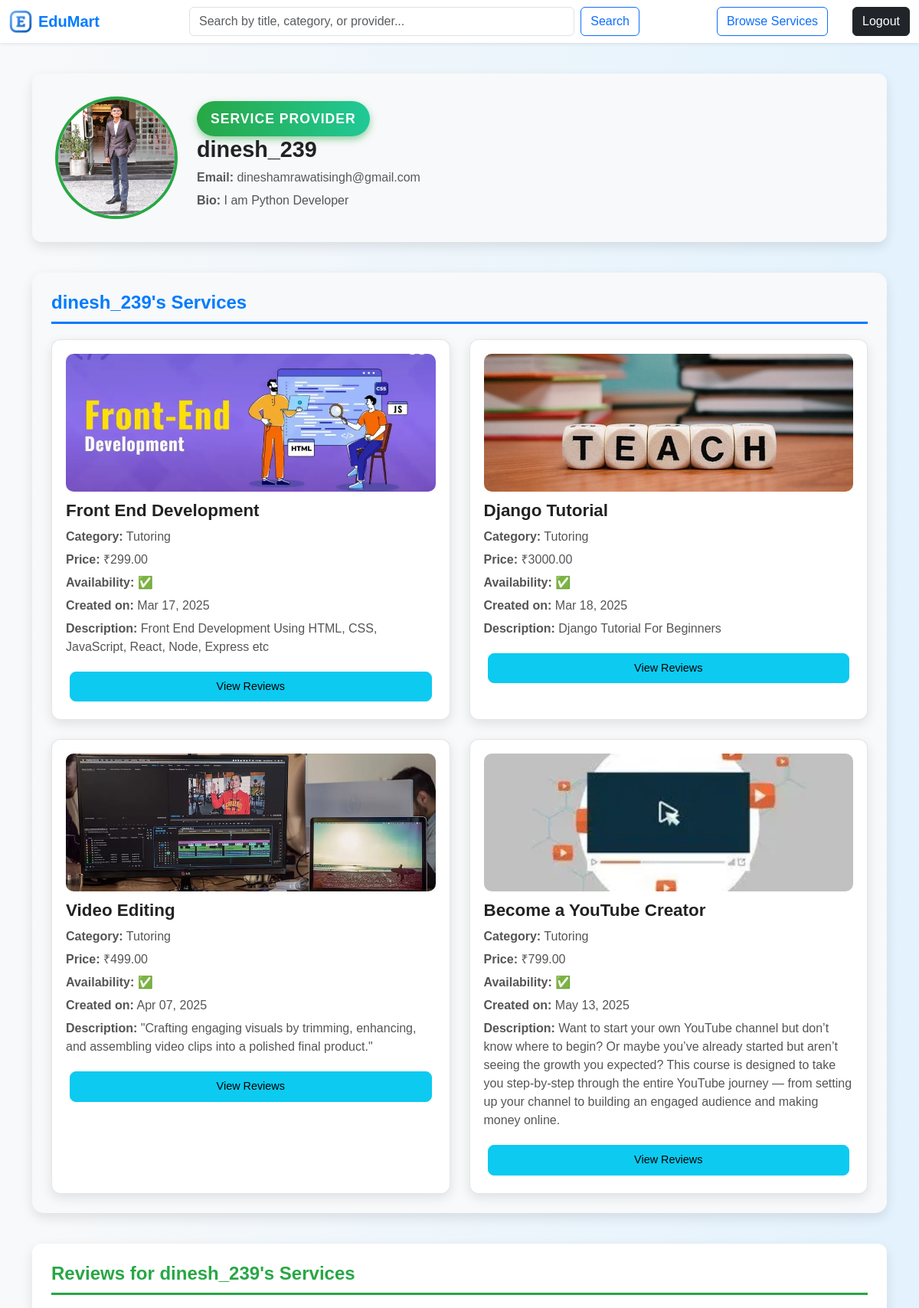
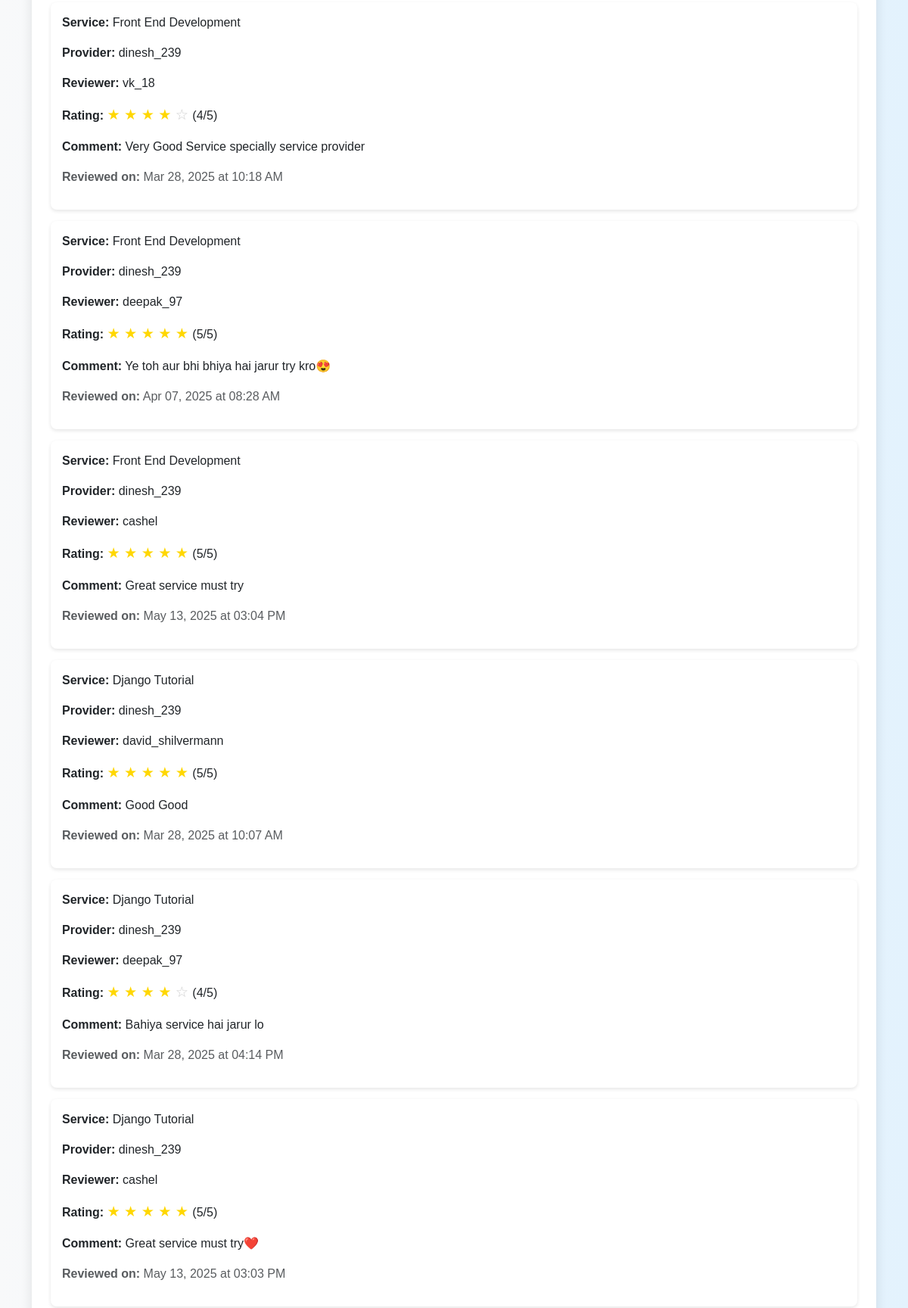
/provider_profile/13/ (upper part), run on the app's committed database (2 pictures, top to bottom).
### users/models.py (models this page shows, shortened)
class CustomUser(AbstractUser):
    is_service_provider = models.BooleanField(default=False)
    profile_picture = models.ImageField(upload_to='profile_pics/', blank=True, null=True, default='profile_pics/default.png')
    bio = models.TextField(blank=True, null=True)

### services/models.py (models this page shows, shortened)
class Service(models.Model):
    CATEGORY_CHOICES = [
        ('Tutoring', 'Tutoring'),
        ('Graphic Design', 'Graphic Design'),
        ('App Development', 'App Development'),
        ('Web Development', 'Web Development'),
        ('Other', 'Other'),
    ]
    provider = models.ForeignKey(CustomUser, on_delete=models.CASCADE, related_name='services')
    title = models.CharField(max_length=200)
    description = models.TextField()
    category = models.CharField(max_length=50, choices=CATEGORY_CHOICES)
    price = models.DecimalField(max_digits=10, decimal_places=2)
    image = models.ImageField(upload_to='service_images/', blank=True, null=True)
    available = models.BooleanField(default=True)
    created_at = models.DateTimeField(auto_now_add=True)

### reviews/models.py (models this page shows, shortened)
class Review(models.Model):
    service = models.ForeignKey(Service, on_delete=models.CASCADE, related_name='reviews')
    client = models.ForeignKey(CustomUser, on_delete=models.CASCADE, related_name='reviews')
    rating = models.IntegerField(choices=[(i, i) for i in range(1, 6)])
    comment = models.TextField()
    created_at = models.DateTimeField(auto_now_add=True)

### edumart/views.py (the view)
# urls.py: path('provider_profile/<int:provider_id>/', provider_profile, name="provider_profile"),
def provider_profile(request, provider_id):
    provider = get_object_or_404(CustomUser, id=provider_id)
    if request.user.is_authenticated and request.user == provider:
        return redirect('profile')
    services = Service.objects.filter(provider=provider, available=True)
    provider_reviews = Review.objects.filter(service__provider=provider).select_related('client', 'service')
    return render(request, 'provider_profile.html', {
        'provider': provider,
        'services': services,
        'provider_reviews': provider_reviews
    })

### templates/provider_profile.html (shortened to what this page needs)
{% extends "home_base.html" %}
{% load static %}
{% block style %}
<link rel="stylesheet" href="{% static 'css/profile_style.css' %}">
{% endblock %}
{% block content %}
<div class="container mt-5 pt-5">
    <div class="main-content">
        <div class="profile-section service-provider">
            <img src="{{ provider.profile_picture.url }}" alt="Provider Profile Image" class="profile-large">
            <div class="profile-info">
                <span class="service-provider-badge">Service Provider</span>
                <h3>{{ provider.username }}</h3>
                <p class="text-muted"><strong>Email:</strong> {{ provider.email }}</p>
                <p><strong>Bio:</strong> {{ provider.bio }}</p>
            </div>
        </div>
        <div class="services-section">
            <h4>{{ provider.username }}'s Services</h4>
            <div class="service-list">
                {% for service in services %}
                    <div class="service-card">
                        {% if service.image %}
                            <img src="{{ service.image.url }}" alt="{{ service.title }}">
                        {% else %}
                            <img src="{% static 'images/default-service.jpg' %}" alt="Default Service">
                        {% endif %}
                        <h5>{{ service.title }}</h5>
                        <p><strong>Category:</strong> {{ service.category }}</p>
                        <p><strong>Price:</strong> ₹{{ service.price }}</p>
                        <p><strong>Availability:</strong>
                            {% if service.available %} ✅  {% else %} ❌  {% endif %}
                        </p>
                        <p><strong>Created on:</strong> {{ service.created_at|date:"M d, Y" }}</p>
                        <p class="service-desc"><strong>Description: </strong>{{ service.description }}</p>
                        <div class="service-actions">
                            <a href="{% url 'view_service_reviews' service.id %}" class="btn btn-info">View Reviews</a>
                        </div>
                    </div>
                {% empty %}
                    <p class="text-muted">{{ provider.username }} hasn't listed any services yet.</p>
                {% endfor %}
            </div>
        </div>
        <div class="reviews-section">
            <h4>Reviews for {{ provider.username }}'s Services</h4>
            <div class="review-list">
                {% if provider_reviews %}
                    {% for review in provider_reviews %}
                        <div class="review-card">
                            <p><strong>Service:</strong> {{ review.service.title }}</p>
                            <p><strong>Provider:</strong> {{ review.service.provider.username }}</p>
                            <p><strong>Reviewer:</strong> {{ review.client.username }}</p>
                            <p><strong>Rating:</strong>
                                <span class="stars">
                                    {% for i in "12345"|make_list %}
                                        {% if forloop.counter <= review.rating %}
                                            <span class="star filled">★</span>
                                        {% else %}
                                            <span class="star">☆</span>
                                        {% endif %}
                                    {% endfor %}
                                </span> ({{ review.rating }}/5)
                            </p>
                            <p class="review-comment"><strong>Comment:</strong> {{ review.comment }}</p>
                            <p class="review-date text-muted">
                                <strong>Reviewed on:</strong> {{ review.created_at|date:"M d, Y" }} at {{ review.created_at|time:"h:i A" }}
                            </p>
                        </div>
                    {% endfor %}
                {% else %}
                    <p class="text-muted">No reviews yet.</p>
                {% endif %}
            </div>
        </div>
    </div>
</div>
{% endblock %}

### templates/home_base.html (shortened to what this page needs)
{% load static %}
<!doctype html>
<html lang="en">
    <head>
        <link href="https://cdn.jsdelivr.net/npm/bootstrap@5.3.3/dist/css/bootstrap.min.css" rel="stylesheet"
>
        <link rel="stylesheet" href="{% static 'css/home_base_style.css' %}">
    {% block style %} {% endblock %}
</head>
<body>
    <nav class="navbar navbar-expand-lg navbar-light bg-white shadow-sm fixed-top navbar-scroll">
        <div class="container-fluid d-flex justify-content-between align-items-center">
            <a class="navbar-brand d-flex align-items-center" href="{% url 'profile' %}">
                <img src="{% static 'appicon.ico' %}" alt="EduMart Logo" width="30" class="me-2">
                <span class="fw-bold">EduMart</span>
            </a>
            <form class="d-flex mx-auto w-50" action="{% url 'search_services' %}" method="GET">
                <input class="form-control me-2" type="search" placeholder="Search by title, category, or provider..." aria-label="Search" name="q" value="{{ request.GET.q }}">
                <button class="btn btn-outline-primary" type="submit">Search</button>
            </form>
            <div class="d-flex align-items-center">
                <button class="btn btn-outline-primary me-2 fw-normal" onclick="window.location.href='{% url 'service_list' %}'">Browse
                    Services</button>
                <a href="{% url 'logout' %}" class="btn btn-dark ms-3 fw-normal">Logout</a>
            </div>
        </div>
    </nav>
    {% block content %} {% endblock %}
</body>
</html>

### static/css/home_base_style.css (style rules this page uses)
body { background: linear-gradient(to right, #f8f9fa, #e3f2fd); font-family: 'Poppins', sans-serif; min-height: 100vh; display: flex; flex-direction: column; }
.navbar { backdrop-filter: blur(10px); box-shadow: 0px 4px 6px rgba(0, 0, 0, 0.1); }
.navbar-brand span { color: #007bff; font-weight: bold; }

### static/css/profile_style.css (style rules this page uses)
.main-content { width: 100%; max-width: 1500px; margin: 0 auto; display: flex; flex-direction: column; gap: 40px; padding-bottom: 60px; }
.profile-section { background: #f8f9fa; border-radius: 12px; box-shadow: 0 6px 15px rgba(0, 0, 0, 0.1); padding: 30px; display: flex; align-items: center; gap: 25px; width: 100%; transition: all 0.3s ease-in-out; }
.profile-large { width: 160px; height: 160px; border-radius: 50%; border: 4px solid #007bff; transition: all 0.3s ease-in-out; }
.service-provider .profile-large { border-color: #28a745 !important; }
.profile-info { flex: 1; text-align: left; }
.profile-info h3 { font-size: 1.8rem; font-weight: bold; color: #222; }
.profile-info p { margin: 6px 0; font-size: 1rem; color: #555; }
.service-provider-badge { display: inline-block; background: linear-gradient(90deg, #28a745, #20c997); color: white; padding: 10px 18px; border-radius: 25px; font-size: 1.1rem; font-weight: bold; box-shadow: 0 4px 10px rgba(40, 167, 69, 0.5); transition: transform 0.2s ease-in-out, box-shadow 0.2s ease-in-out; text-transform: uppercase; letter-spacing: 1px; }
.services-section { background: #f8f9fa; border-radius: 15px; box-shadow: 0 6px 15px rgba(0, 0, 0, 0.1); padding: 25px; width: 100%; transition: transform 0.3s ease-in-out; }
.services-section h4 { font-size: 1.5rem; color: #007bff; font-weight: bold; border-bottom: 3px solid #007bff; padding-bottom: 10px; margin-bottom: 20px; }
.service-list { display: flex; flex-wrap: wrap; gap: 25px; justify-content: center; }
.service-card { flex: 1 1 calc(30% - 20px); background: white; border-radius: 12px; box-shadow: 0 5px 15px rgba(0, 0, 0, 0.1); padding: 18px; transition: all 0.3s ease-in-out; position: relative; overflow: hidden; text-align: left; border: 1px solid rgba(0, 0, 0, 0.1); }
.service-card img { width: 100%; height: 180px; object-fit: cover; border-radius: 10px; }
.service-card h5 { font-size: 1.4rem; font-weight: bold; margin-top: 12px; color: #222; text-align: left; }
.service-card p { font-size: 1rem; margin: 6px 0; color: #555; text-align: left; }
.service-actions { display: flex; justify-content: space-between; margin-top: 15px; }
.service-actions .btn { flex: 1; margin: 5px; border-radius: 8px; font-size: 0.9rem; padding: 8px; transition: all 0.3s ease-in-out; }
.review-card { background: #fff; padding: 15px; border-radius: 8px; box-shadow: 0 2px 5px rgba(0, 0, 0, 0.1); margin-bottom: 15px; }
.stars { font-size: 1.2rem; color: #FFD700; }
.star { color: #ccc; }
.star.filled { color: gold; }
.reviews-section { background: #fff; border-radius: 12px; box-shadow: 0 6px 15px rgba(0, 0, 0, 0.1); padding: 25px; width: 100%; }
.reviews-section h4 { font-size: 1.5rem; color: #28a745; font-weight: bold; border-bottom: 3px solid #28a745; padding-bottom: 10px; margin-bottom: 20px; }
@media (max-width: 1200px) { .service-card { flex: 1 1 calc(45% - 20px); } }

### data on the page
CustomUser: profile_picture (picture), username "dinesh_239", email "dineshamrawatisingh@gmail.com", bio "I am Python Developer"
Service: image (picture), title "Front End Development", category "Tutoring", price "299.00", created_at "Mar 17, 2025", description "Front End Development Using HTML, CSS, JavaScript, React, Node, Express etc"
Service: image (picture), title "Django Tutorial", category "Tutoring", price "3000.00", created_at "Mar 18, 2025", description "Django Tutorial For Beginners"
Service: image (picture), title "Video Editing", category "Tutoring", price "499.00", created_at "Apr 07, 2025", description "\"Crafting engaging visuals by trimming, enhancing, and assembling video clips into a polished final product.\""
Service: image (picture), title "Become a YouTube Creator", category "Tutoring", price "799.00", created_at "May 13, 2025", description "Want to start your own YouTube channel but don’t know where to begin? Or maybe you’ve already started but aren’t seeing the growth you expected? This course is designed to take you step-by-step through the entire YouTube journey — from setting up your channel to building an engaged audience and making money online."
Review: service "Front End Development", service.provider.username "dinesh_239", client.username "vk_18", rating "4", comment "Very Good Service specially service provider", created_at "Mar 28, 2025", created_at "10:18 AM"
Review: service "Front End Development", service.provider.username "dinesh_239", client.username "deepak_97", rating "5", comment "Ye toh aur bhi bhiya hai jarur try kro😍", created_at "Apr 07, 2025", created_at "08:28 AM"
Review: service "Front End Development", service.provider.username "dinesh_239", client.username "cashel", rating "5", comment "Great service must try", created_at "May 13, 2025", created_at "03:04 PM"
Review: service "Django Tutorial", service.provider.username "dinesh_239", client.username "david_shilvermann", rating "5", comment "Good Good", created_at "Mar 28, 2025", created_at "10:07 AM"
Review: service "Django Tutorial", service.provider.username "dinesh_239", client.username "deepak_97", rating "4", comment "Bahiya service hai jarur lo", created_at "Mar 28, 2025", created_at "04:14 PM"
Review: service "Django Tutorial", service.provider.username "dinesh_239", client.username "cashel", rating "5", comment "Great service must try❤️", created_at "May 13, 2025", created_at "03:03 PM"
